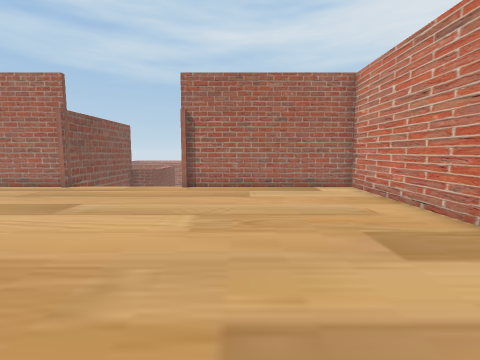
view 1 (above)

24 first-person views from a walk through a Unity game level. The camera is 1.5 m above the floor, tilts 6° down and sees 85° across. The floor is counted in squares, 1 m on a side. Each view is taken from the middle of a square. On the plan, view 1 faces up. The plan holds only what a view shows up to about 14 squares ahead; the rest is blank. The player character is not drawn.

view 2
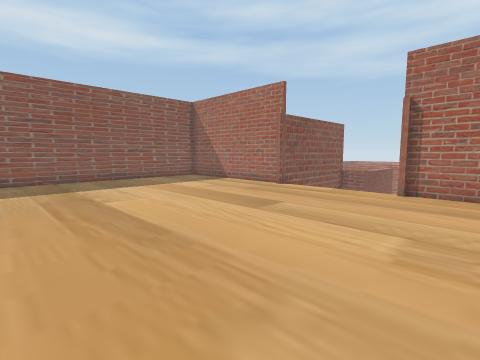

view 3
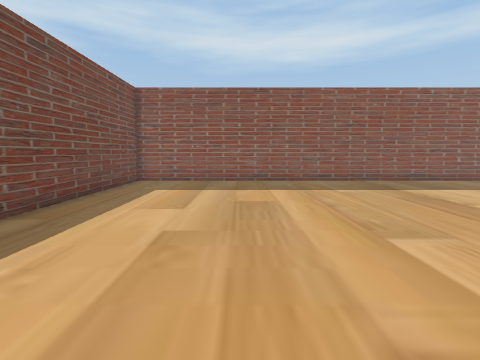

view 4
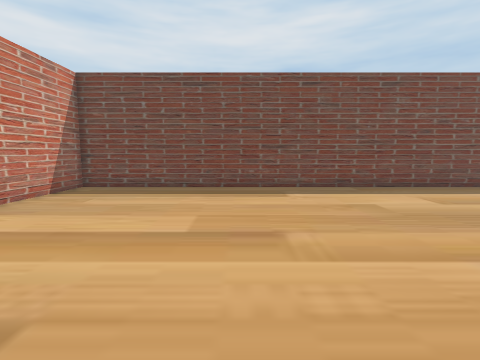

view 5
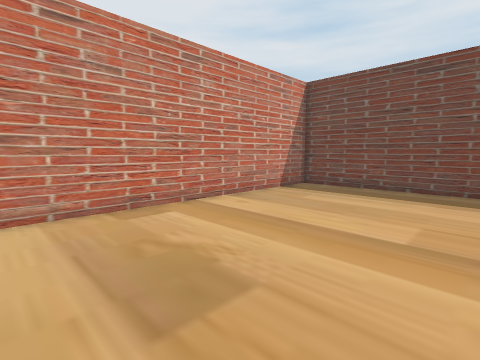

view 6
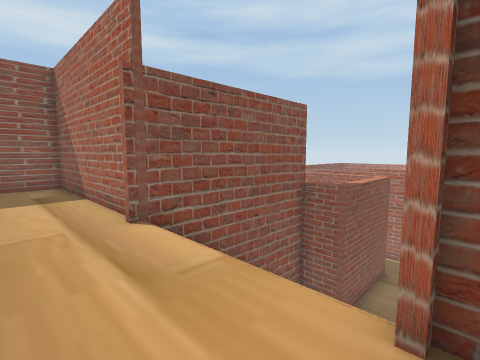

view 7
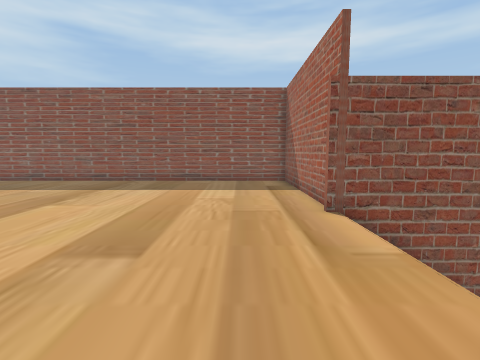

view 8
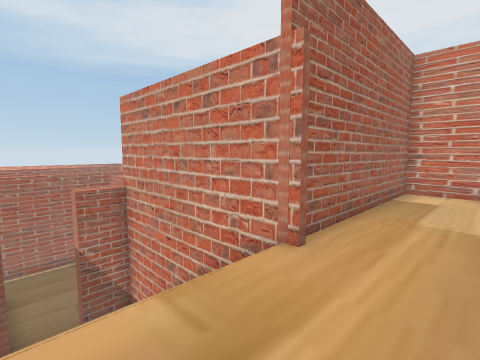

view 9
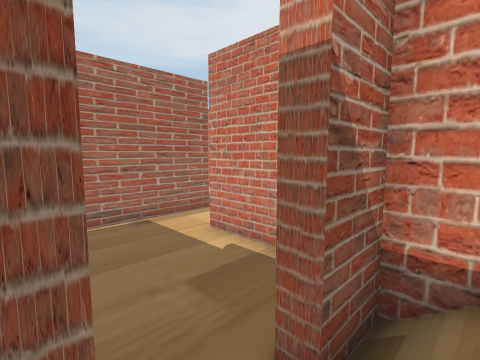

view 10
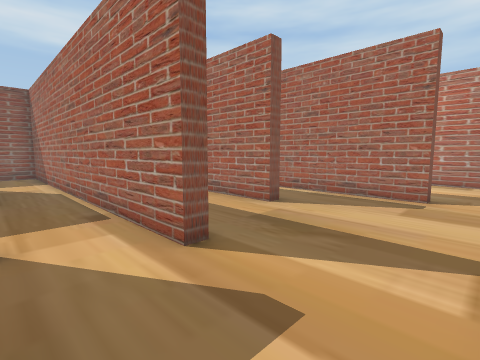

view 11
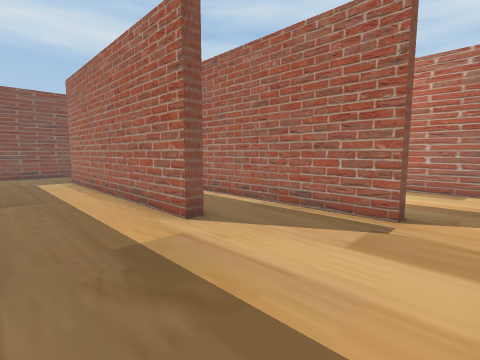

view 12
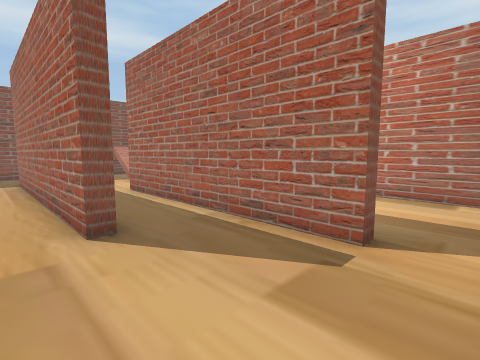

view 13
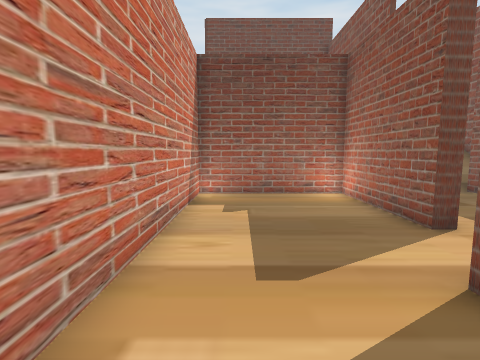

view 14
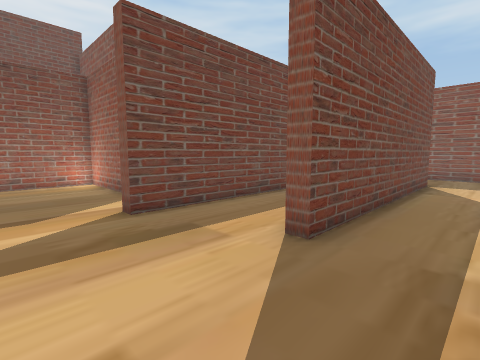

view 15
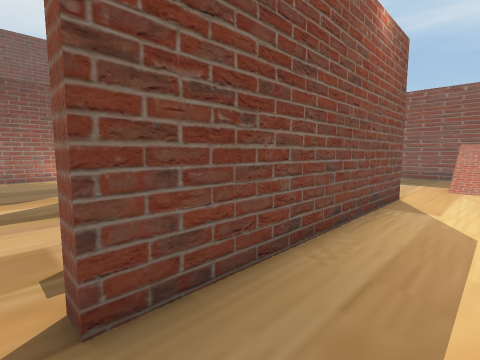

view 16
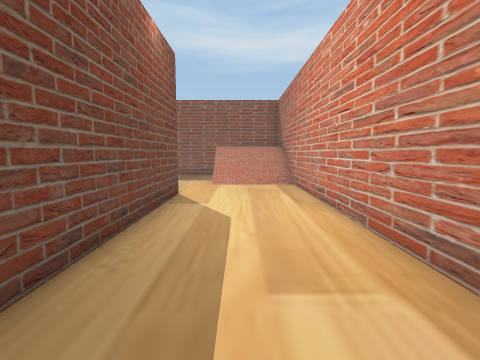

view 17
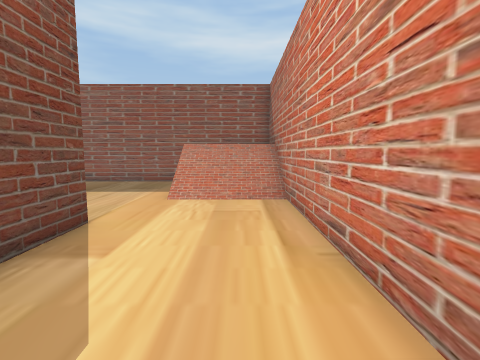

view 18
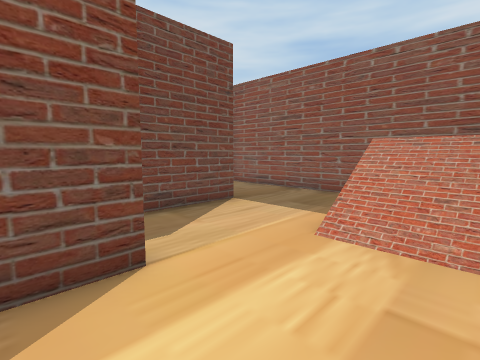

view 19
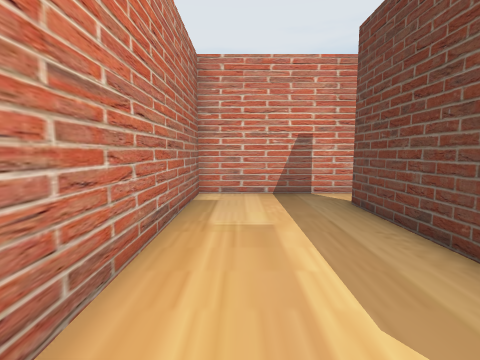

view 20
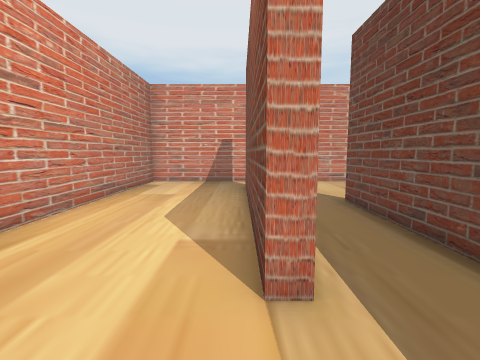

view 21
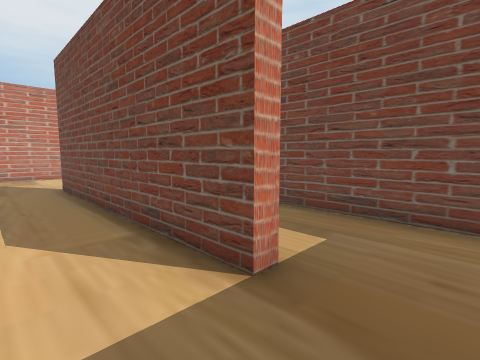

view 22
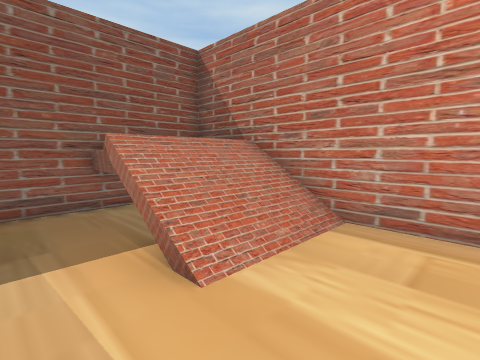

view 23
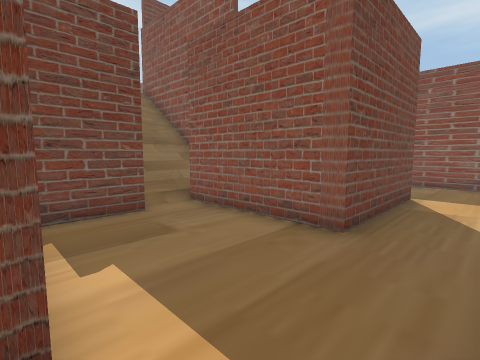

view 24
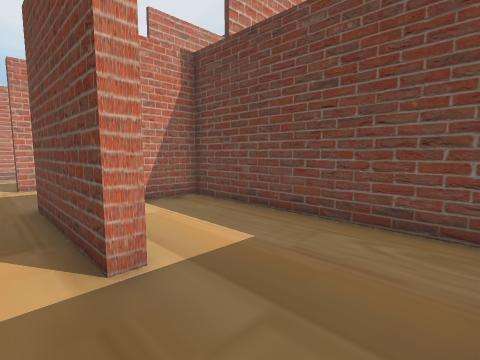

### Floor plan
Key: @ floor where view 1 was taken; # wall or solid block; . main floor; - floor 4.5 m lower than the main floor; / step, stairs or slope; = window, fence, low wall or low ledge.
Columns run from 15 left of view 1 to 5 right of it. Each row starts with its distance up from view 1.
 38 #####################
 37 #  ///--------------#
 36 #  ///--------------#
 35 #  ///--------------#
 34 #--=//--------------#
 33 #--------#########--#
 32 #-------------------#
 31 #-------------------#
 30 #-------------------#
 29 #----##########-----#
 28 #-------------------#
 27 #-------------------#
 26 ################----#
 25 # ------------------#
 24 #-------------------#
 23 #----#####----#-----#
 22 #------  #----#-----#
 21  --------#----#-----#
 20  --------#----#-----#
 19  --------#----#-----#
 18  #########/##########
 17        #/// /#
 16        #///  #
 15        #//   #
 14        #//   #
 13        #/    #
 12 ########/  //########
 11 #...................#
 10 #...................#
  9 #...................#
  8 #...................#
  7 #...................#
  6 #...................#
  5 #...................#
  4 #...................#
  3 #...................#
  2 #...................#
  1 #...................#
  0 #..............@....#
 -1 #...................#
 -2 #...................#
 -3 #...................#
 -4 #...................#
 -5 #...................#
 -6 #...................#
 -7 #...................#
 -8 #...................#
 -9 #####################

Positions as (right, up) in squares from view 1, and headings:
1: (0, 0), facing up
2: (0, 1), facing up-left
3: (-1, -3), facing left
4: (-2, 3), facing down
5: (-2, 3), facing down-right
6: (-2, 9), facing up-left
7: (-1, 9), facing left
8: (-6, 9), facing up-right
9: (-6, 17), facing up-right
10: (4, 23), facing up-left
11: (4, 26), facing up-left
12: (4, 28), facing up-left
13: (3, 28), facing down
14: (3, 32), facing down-left
15: (3, 35), facing down-left
16: (3, 35), facing left
17: (-1, 36), facing left
18: (-5, 36), facing down-left
19: (-5, 36), facing right
20: (-9, 33), facing right
21: (-13, 32), facing down-right
22: (-7, 32), facing up-left
23: (-1, 25), facing down-left
24: (-14, 24), facing down-right
